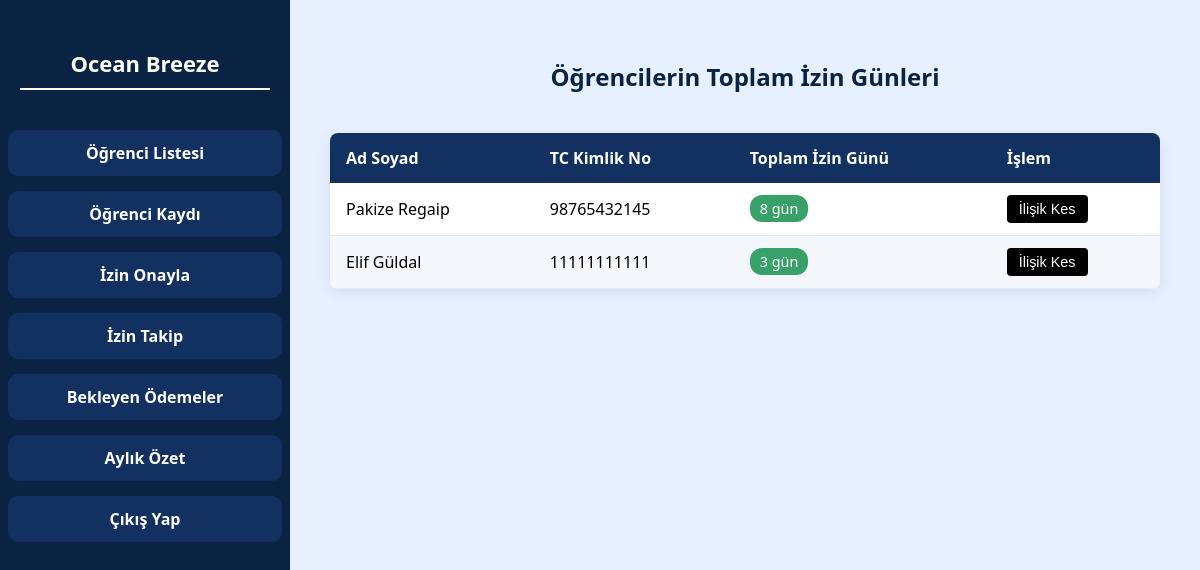
The app's page /permission/permission_exceed.php (signed in) with its own data.
### tables this page shows
CREATE TABLE `students` (
  `student_id` int(11) NOT NULL,
  `TC_no` char(11) NOT NULL,
  `first_name` varchar(50) NOT NULL,
  `last_name` varchar(50) NOT NULL,
  `birth_date` date DEFAULT NULL,
  `register_date` datetime DEFAULT current_timestamp(),
  `stud_telNo` varchar(15) DEFAULT NULL
);

### permission/permission_exceed.php (the view, shortened to what this page needs)
<?php
require_once "../config/db.php";
$students = $pdo->query("
    SELECT s.student_id, s.TC_no, s.first_name, s.last_name,
           COALESCE(SUM(DATEDIFF(p.end_date, p.start_date)+1), 0) AS total_days
      FROM students s
      JOIN permissions p ON p.student_id = s.student_id
      JOIN permission_approved_by a ON a.permission_id = p.permission_id
  GROUP BY s.student_id
  ORDER BY total_days DESC
")->fetchAll();
?>
<!DOCTYPE html>
<html lang="tr">
<head>
  <link rel="stylesheet" href="../assets/css/sidebar.css">
</head>
<body>
  <?php include "../includes/sidebar.php"; ?>
  <div class="main">
    <h2>Öğrencilerin Toplam İzin Günleri</h2>
    <div class="table-container">
      <table>
        <thead>
          <tr>
            <th>Ad Soyad</th>
            <th>TC Kimlik No</th>
            <th>Toplam İzin Günü</th>
            <th>İşlem</th>
          </tr>
        </thead>
        <tbody>
          <?php foreach ($students as $student): ?>
          <tr>
            <td><?= htmlspecialchars($student['first_name'] . ' ' . $student['last_name']) ?></td>
            <td><?= htmlspecialchars($student['TC_no']) ?></td>
            <td>
              <span class="badge <?= $student['total_days'] > 45 ? 'badge-high' : 'badge-low' ?>">
                <?= $student['total_days'] ?> gün
              </span>
            </td>
            <td>
              <form id="form-<?= $student['student_id'] ?>" method="post"
                    onsubmit="return confirmDeletion(<?= $student['student_id'] ?>, <?= $student['total_days'] ?>)">
                <button type="submit" class="btn-black">İlişik Kes</button>
              </form>
            </td>
          </tr>
          <?php endforeach; ?>
        </tbody>
      </table>
    </div>
  </div>
</body>
</html>

### permission/permission_exceed.php (style rules this page uses)
body { margin:0; padding:0; font-family:'Segoe UI',sans-serif; background:#e6f0ff; display:flex; }
.main { flex: 1; padding: 40px; max-width: 1000px; margin: 0 auto; }
h2 { margin-bottom: 40px; text-align: center; color: #0a2342; }
.table-container { max-width: 900px; margin: 30px auto; background: white; border-radius: 8px; overflow: hidden; box-shadow: 0 4px 16px rgba(0,0,0,0.08); }
.table-container table { width: 100%; border-collapse: collapse; }
.table-container th { background-color: #123060; color: #fff; text-align: left; padding: 14px 16px; font-weight: 600; font-size: 1rem; }
.table-container td { padding: 12px 16px; vertical-align: middle; border-bottom: 1px solid #e2e8f0; }
.table-container tbody tr:nth-child(even) td { background-color: #f4f8fc; }
.badge { display: inline-block; padding: 4px 10px; border-radius: 12px; font-size: 0.9rem; font-weight: 500; color: #fff; }
.badge-low { background-color: #38a169; }
.btn-black { background-color: #000; color: #fff; padding: 6px 12px; border: none; border-radius: 4px; font-size: 0.9rem; cursor: pointer; transition: background-color .2s; }

### records on screen
students: first_name+last_name "Pakize Regaip", TC_no "98765432145", total_days "8"
students: first_name+last_name "Elif Güldal", TC_no "11111111111", total_days "3"
